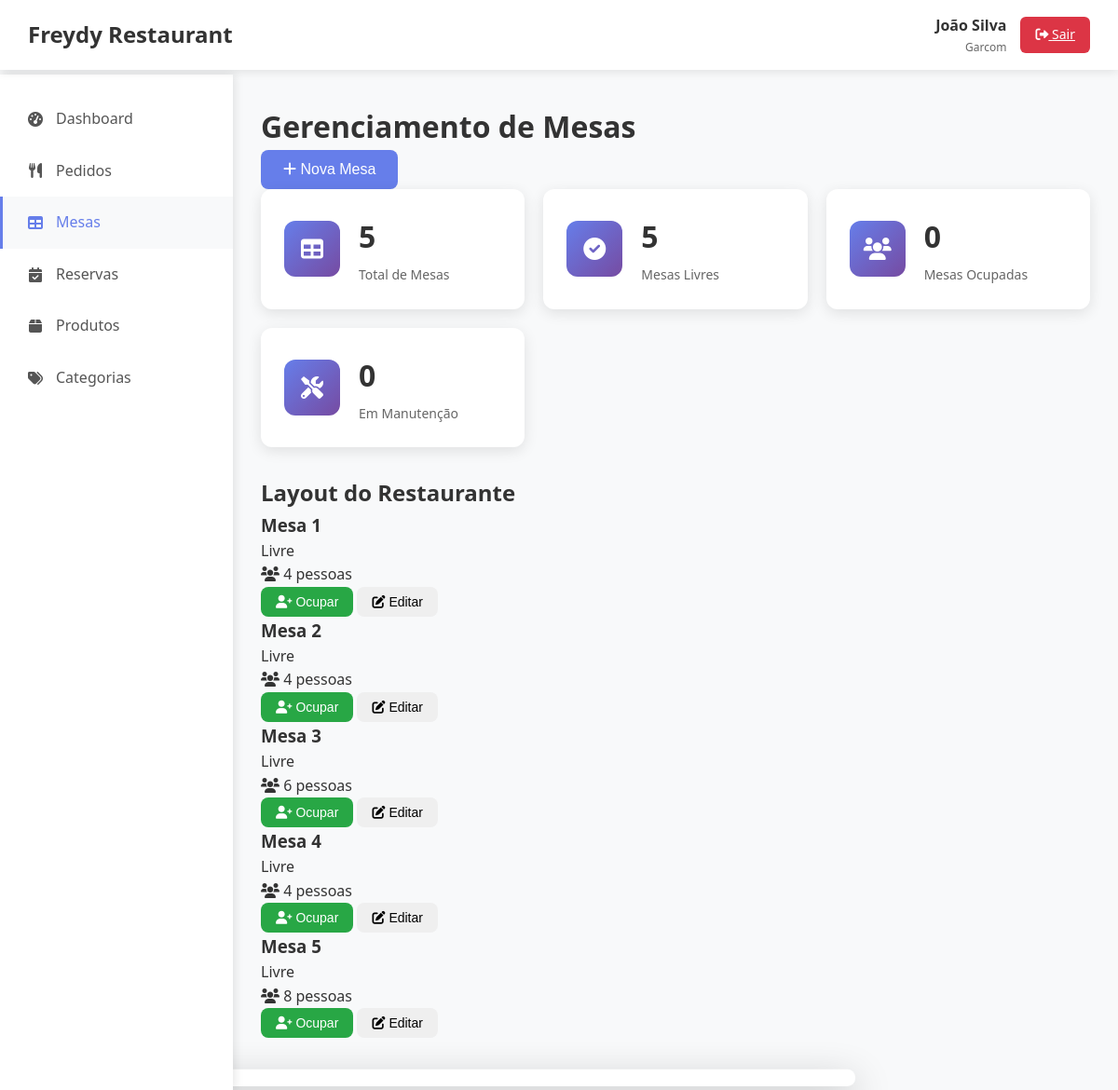
Screenshot of /mesas.php (signed in) with the database file from the repository.
### tables this page shows
CREATE TABLE mesas (
    id INT AUTO_INCREMENT PRIMARY KEY,
    restaurante_id INT NOT NULL,
    numero INT NOT NULL,
    capacidade INT DEFAULT 4,
    status ENUM('livre', 'ocupada', 'reservada', 'manutencao') DEFAULT 'livre',
    posicao_x INT,
    posicao_y INT,
    data_cadastro TIMESTAMP DEFAULT CURRENT_TIMESTAMP,
    FOREIGN KEY (restaurante_id) REFERENCES restaurantes(id) ON DELETE CASCADE,
    UNIQUE KEY unique_mesa_restaurante (restaurante_id, numero)
);

### config/database.php (called while the page is built, shortened)
<?php
class Database {
    private static $instance = null;
    private $connection;
    private $host = 'localhost';
    private $dbname = 'freydy_restaurant_db';
    private $username = 'root';
    private $password = 'root';
    private $charset = 'utf8mb4';
    private function __construct() {
        try {
            $dsn = "mysql:host={$this->host};dbname={$this->dbname};charset={$this->charset}";
            $options = [
                PDO::ATTR_ERRMODE => PDO::ERRMODE_EXCEPTION,
                PDO::ATTR_DEFAULT_FETCH_MODE => PDO::FETCH_ASSOC,
                PDO::ATTR_EMULATE_PREPARES => false,
            ];
            $this->connection = new PDO($dsn, $this->username, $this->password, $options);
        } catch (PDOException $e) {
            throw new Exception("Erro na conexão com o banco de dados: " . $e->getMessage());
        }
    }
    public static function getInstance() {
        if (self::$instance === null) {
            self::$instance = new self();
        }
        return self::$instance;
    }
    public function query($sql, $params = []) {
        try {
            $stmt = $this->connection->prepare($sql);
            $stmt->execute($params);
            return $stmt;
        } catch (PDOException $e) {
            throw new Exception("Erro na execução da query: " . $e->getMessage());
        }
    }
    public function fetchAll($sql, $params = []) {
        return $this->query($sql, $params)->fetchAll();
    }
}

### includes/auth.php (called while the page is built, shortened)
<?php
class Auth {
    public function estaLogado() {
        return isset($_SESSION['usuario_id']) && !empty($_SESSION['usuario_id']);
    }
    public function getUsuario() {
        return [
            'id' => $_SESSION['usuario_id'],
            'nome' => $_SESSION['usuario_nome'],
            'email' => $_SESSION['usuario_email'],
            'tipo' => $_SESSION['usuario_tipo'],
            'restaurante_id' => $_SESSION['restaurante_id'],
            'restaurante_nome' => $_SESSION['restaurante_nome']
        ];
    }
}
$auth = new Auth();

### models/Mesa.php (called while the page is built, shortened)
<?php
require_once __DIR__ . '/../config/database.php';
class Mesa {
    private $db;
    public function __construct() {
        $this->db = Database::getInstance();
    }
    public function listarPorRestaurante($restauranteId) {
        $sql = "SELECT * FROM mesas WHERE restaurante_id = ? ORDER BY numero";
        return $this->db->fetchAll($sql, [$restauranteId]);
    }
}

### mesas.php (the view, shortened to what this page needs)
<?php
require_once 'includes/auth.php';
$auth->requerLogin();
$usuario = $auth->getUsuario();
require_once 'models/Mesa.php';
$mesaModel = new Mesa();
$mesas = $mesaModel->listarPorRestaurante($usuario['restaurante_id']);
?>
<!DOCTYPE html>
<html lang="pt-BR">
<head>
    <link rel="stylesheet" href="assets/css/styles.css">
    <link rel="stylesheet" href="https://cdnjs.cloudflare.com/ajax/libs/font-awesome/6.0.0/css/all.min.css">
</head>
<body>
    <?php include 'includes/header.php'; ?>
    <div class="container">
        <?php include 'includes/sidebar.php'; ?>
        <main class="main-content">
            <div class="page-header">
                <h1>Gerenciamento de Mesas</h1>
                <button class="btn btn-primary" onclick="abrirModalNovaMesa()">
                    <i class="fas fa-plus"></i> Nova Mesa
                </button>
            </div>
            <div class="stats-grid">
                <div class="stat-card">
                    <div class="stat-icon">
                        <i class="fas fa-table"></i>
                    </div>
                    <div class="stat-content">
                        <h3><?php echo count($mesas); ?></h3>
                        <p>Total de Mesas</p>
                    </div>
                </div>
                <div class="stat-card">
                    <div class="stat-icon">
                        <i class="fas fa-check-circle"></i>
                    </div>
                    <div class="stat-content">
                        <h3><?php echo count(array_filter($mesas, function($m) { return $m['status'] == 'livre'; })); ?></h3>
                        <p>Mesas Livres</p>
                    </div>
                </div>
                <div class="stat-card">
                    <div class="stat-icon">
                        <i class="fas fa-users"></i>
                    </div>
                    <div class="stat-content">
                        <h3><?php echo count(array_filter($mesas, function($m) { return $m['status'] == 'ocupada'; })); ?></h3>
                        <p>Mesas Ocupadas</p>
                    </div>
                </div>
                <div class="stat-card">
                    <div class="stat-icon">
                        <i class="fas fa-tools"></i>
                    </div>
                    <div class="stat-content">
                        <h3><?php echo count(array_filter($mesas, function($m) { return $m['status'] == 'manutencao'; })); ?></h3>
                        <p>Em Manutenção</p>
                    </div>
                </div>
            </div>
            <div class="mesas-container">
                <h2>Layout do Restaurante</h2>
                <div class="mesas-grid">
                    <?php if (empty($mesas)): ?>
                        <div class="empty-state">
                            <i class="fas fa-table"></i>
                            <h3>Nenhuma mesa cadastrada</h3>
                            <p>Comece adicionando as mesas do seu restaurante.</p>
                        </div>
                    <?php else: ?>
                        <?php foreach ($mesas as $mesa): ?>
                            <div class="mesa-card status-<?php echo $mesa['status']; ?>" onclick="abrirModalMesa(<?php echo $mesa['id']; ?>)">
                                <div class="mesa-header">
                                    <h3>Mesa <?php echo $mesa['numero']; ?></h3>
                                    <span class="status-badge status-<?php echo $mesa['status']; ?>">
                                        <?php
                                        switch($mesa['status']) {
                                            case 'livre': echo 'Livre'; break;
                                        }
                                        ?>
                                    </span>
                                </div>
                                <div class="mesa-info">
                                    <p><i class="fas fa-users"></i> <?php echo $mesa['capacidade']; ?> pessoas</p>
                                </div>
                                <div class="mesa-actions">
                                    <?php if ($mesa['status'] == 'livre'): ?>
                                        <button class="btn btn-sm btn-success" onclick="event.stopPropagation(); ocuparMesa(<?php echo $mesa['id']; ?>)">
                                            <i class="fas fa-user-plus"></i> Ocupar
                                        </button>
                                    <?php elseif ($mesa['status'] == 'ocupada'): ?>
                                        <button class="btn btn-sm btn-warning" onclick="event.stopPropagation(); liberarMesa(<?php echo $mesa['id']; ?>)">
                                            <i class="fas fa-user-minus"></i> Liberar
                                        </button>
                                    <?php endif; ?>
                                    <button class="btn btn-sm btn-info" onclick="event.stopPropagation(); editarMesa(<?php echo $mesa['id']; ?>)">
                                        <i class="fas fa-edit"></i> Editar
                                    </button>
                                </div>
                            </div>
                        <?php endforeach; ?>
                    <?php endif; ?>
                </div>
            </div>
        </main>
    </div>
    <div id="modalMesa" class="modal">
        <div class="modal-content">
            <span class="close">&times;</span>
        </div>
    </div>
</body>
</html>

### assets/css/styles.css (style rules this page uses)
* { margin: 0; padding: 0; box-sizing: border-box; }
body { font-family: 'Segoe UI', Tahoma, Geneva, Verdana, sans-serif; line-height: 1.6; color: #333; background-color: #f8f9fa; }
.btn { display: inline-block; padding: 12px 24px; border: none; border-radius: 8px; font-size: 16px; font-weight: 500; text-decoration: none; cursor: pointer; transition: all 0.3s ease; text-align: center; }
.btn-primary { background-color: #667eea; color: white; }
.btn-success { background-color: #28a745; color: white; }
.btn-sm { padding: 8px 16px; font-size: 14px; }
.container { display: flex; min-height: 100vh; }
.main-content { flex: 1; margin-left: 250px; margin-top: 80px; padding: 30px; }
.stats-grid { display: grid; grid-template-columns: repeat(auto-fit, minmax(250px, 1fr)); gap: 20px; margin-bottom: 30px; }
.stat-card { background: white; border-radius: 12px; padding: 25px; box-shadow: 0 4px 15px rgba(0, 0, 0, 0.1); display: flex; align-items: center; transition: transform 0.3s ease; }
.stat-icon { background: linear-gradient(135deg, #667eea, #764ba2); color: white; width: 60px; height: 60px; border-radius: 12px; display: flex; align-items: center; justify-content: center; font-size: 24px; margin-right: 20px; }
.stat-content h3 { font-size: 2rem; font-weight: 700; color: #333; margin-bottom: 5px; }
.stat-content p { color: #666; font-size: 14px; margin: 0; }
.stat-card, .section-card { animation: fadeIn 0.6s ease-out; }
.modal-content { background: white; border-radius: 12px; box-shadow: 0 20px 60px rgba(0, 0, 0, 0.3); max-width: 90%; max-height: 90%; overflow: hidden; transform: scale(0.7); transition: transform 0.3s ease; }

### rows the page displays
mesas: numero "1", status "Livre", capacidade "4"
mesas: numero "2", status "Livre", capacidade "4"
mesas: numero "3", status "Livre", capacidade "6"
mesas: numero "4", status "Livre", capacidade "4"
mesas: numero "5", status "Livre", capacidade "8"

### other values shown
$usuario['nome'] "João Silva"
$usuario['tipo'] "Garcom"
count($mesas) "5"
